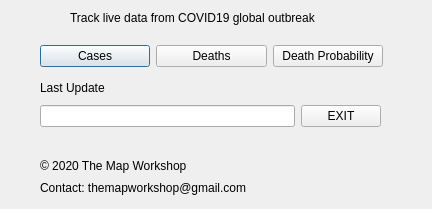
<?xml version="1.0" encoding="UTF-8"?>
<ui version="4.0">
 <class>Covid19Tracker</class>
 <widget class="QDialog" name="Covid19Tracker">
  <property name="geometry">
   <rect>
    <x>0</x>
    <y>0</y>
    <width>432</width>
    <height>209</height>
   </rect>
  </property>
  <property name="windowTitle">
   <string>Covid19 Tracker</string>
  </property>
  <widget class="QLabel" name="label">
   <property name="geometry">
    <rect>
     <x>70</x>
     <y>10</y>
     <width>331</width>
     <height>16</height>
    </rect>
   </property>
   <property name="text">
    <string>Track live data from COVID19 global outbreak</string>
   </property>
  </widget>
  <widget class="QLabel" name="label_2">
   <property name="geometry">
    <rect>
     <x>40</x>
     <y>150</y>
     <width>331</width>
     <height>31</height>
    </rect>
   </property>
   <property name="text">
    <string>© 2020 The Map Workshop</string>
   </property>
  </widget>
  <widget class="QLabel" name="label_3">
   <property name="geometry">
    <rect>
     <x>40</x>
     <y>180</y>
     <width>361</width>
     <height>16</height>
    </rect>
   </property>
   <property name="text">
    <string>Contact: themapworkshop@gmail.com</string>
   </property>
  </widget>
  <widget class="QWidget" name="layoutWidget">
   <property name="geometry">
    <rect>
     <x>40</x>
     <y>40</y>
     <width>343</width>
     <height>32</height>
    </rect>
   </property>
   <layout class="QHBoxLayout" name="horizontalLayout">
    <item>
     <widget class="QPushButton" name="pushButton">
      <property name="text">
       <string>Cases</string>
      </property>
     </widget>
    </item>
    <item>
     <widget class="QPushButton" name="pushButton_2">
      <property name="text">
       <string>Deaths</string>
      </property>
     </widget>
    </item>
    <item>
     <widget class="QPushButton" name="pushButton_3">
      <property name="text">
       <string>Death Probability</string>
      </property>
     </widget>
    </item>
   </layout>
  </widget>
  <widget class="QLabel" name="label_4">
   <property name="geometry">
    <rect>
     <x>40</x>
     <y>80</y>
     <width>101</width>
     <height>16</height>
    </rect>
   </property>
   <property name="text">
    <string>Last Update</string>
   </property>
  </widget>
  <widget class="QWidget" name="">
   <property name="geometry">
    <rect>
     <x>40</x>
     <y>100</y>
     <width>341</width>
     <height>33</height>
    </rect>
   </property>
   <layout class="QHBoxLayout" name="horizontalLayout_2">
    <item>
     <widget class="QLineEdit" name="lineEdit"/>
    </item>
    <item>
     <widget class="QPushButton" name="pushButton_4">
      <property name="text">
       <string>EXIT</string>
      </property>
     </widget>
    </item>
   </layout>
  </widget>
 </widget>
 <resources/>
 <connections>
  <connection>
   <sender>pushButton_4</sender>
   <signal>clicked()</signal>
   <receiver>Covid19Tracker</receiver>
   <slot>accept()</slot>
   <hints>
    <hint type="sourcelabel">
     <x>284</x>
     <y>242</y>
    </hint>
    <hint type="destinationlabel">
     <x>251</x>
     <y>242</y>
    </hint>
   </hints>
  </connection>
 </connections>
</ui>
